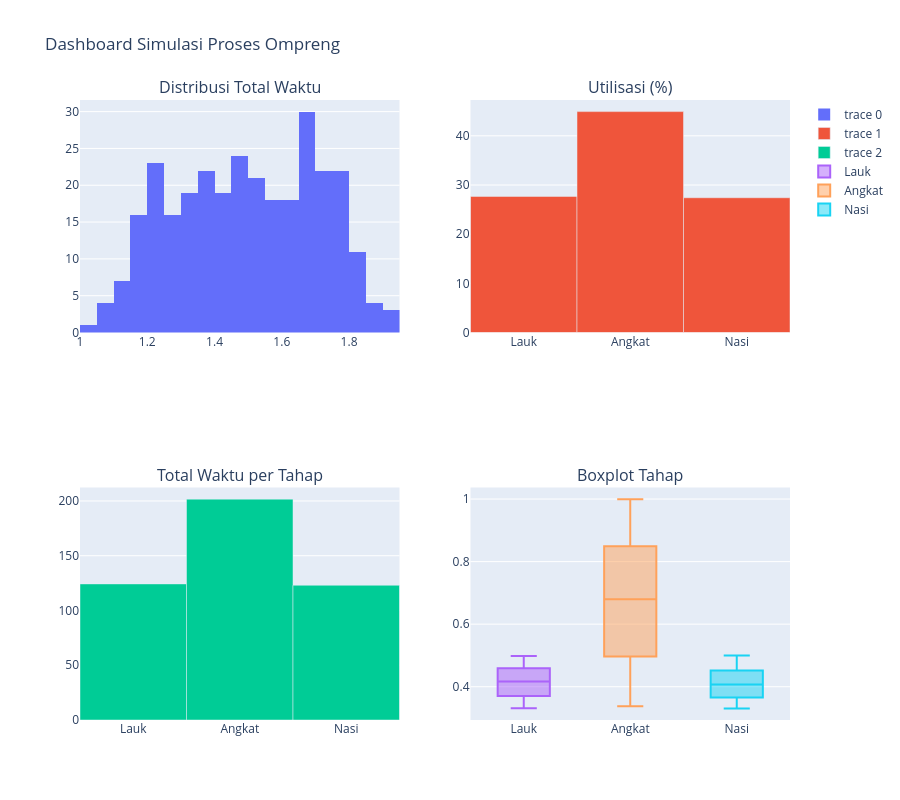

Notebook code for this chart:
### Code cell
# CELL 9 - Dashboard Gabungan

fig = make_subplots(
    rows=2, cols=2,
    subplot_titles=(
        "Distribusi Total Waktu",
        "Utilisasi (%)",
        "Total Waktu per Tahap",
        "Boxplot Tahap"
    )
)

# Histogram
fig.add_trace(
    go.Histogram(x=df["total_waktu"]),
    row=1, col=1
)

# Utilisasi
fig.add_trace(
    go.Bar(x=["Lauk", "Angkat", "Nasi"],
           y=[util_lauk, util_angkat, util_nasi]),
    row=1, col=2
)

# Total Tahap
fig.add_trace(
    go.Bar(x=["Lauk", "Angkat", "Nasi"],
           y=[total_lauk, total_angkat, total_nasi]),
    row=2, col=1
)

# Boxplot
fig.add_trace(go.Box(y=df["lauk"], name="Lauk"), row=2, col=2)
fig.add_trace(go.Box(y=df["angkat"], name="Angkat"), row=2, col=2)
fig.add_trace(go.Box(y=df["nasi"], name="Nasi"), row=2, col=2)

fig.update_layout(
    height=800,
    title_text="Dashboard Simulasi Proses Ompreng"
)

fig.show()

### Figure 1 — Plotly figure (JSON) as saved in the notebook; plotly's stock layout.template omitted (floating-point values rounded to 4 significant figures; data arrays with more than 128 entries replaced by an {"elided": "..."} marker saying what was removed)
{"data": [{"type": "histogram", "x": {"elided": "300 float values"}, "xaxis": "x", "yaxis": "y"}, {"type": "bar", "x": ["Lauk", "Angkat", "Nasi"], "xaxis": "x2", "y": [27.68, 44.92, 27.4], "yaxis": "y2"}, {"type": "bar", "x": ["Lauk", "Angkat", "Nasi"], "xaxis": "x3", "y": [124.3, 201.7, 123.0], "yaxis": "y3"}, {"name": "Lauk", "type": "box", "xaxis": "x4", "y": {"elided": "300 float values"}, "yaxis": "y4"}, {"name": "Angkat", "type": "box", "xaxis": "x4", "y": {"elided": "300 float values"}, "yaxis": "y4"}, {"name": "Nasi", "type": "box", "xaxis": "x4", "y": {"elided": "300 float values"}, "yaxis": "y4"}], "layout": {"annotations": [{"font": {"size": 16}, "showarrow": false, "text": "Distribusi Total Waktu", "x": 0.225, "xanchor": "center", "xref": "paper", "y": 1, "yanchor": "bottom", "yref": "paper"}, {"font": {"size": 16}, "showarrow": false, "text": "Utilisasi (%)", "x": 0.775, "xanchor": "center", "xref": "paper", "y": 1, "yanchor": "bottom", "yref": "paper"}, {"font": {"size": 16}, "showarrow": false, "text": "Total Waktu per Tahap", "x": 0.225, "xanchor": "center", "xref": "paper", "y": 0.375, "yanchor": "bottom", "yref": "paper"}, {"font": {"size": 16}, "showarrow": false, "text": "Boxplot Tahap", "x": 0.775, "xanchor": "center", "xref": "paper", "y": 0.375, "yanchor": "bottom", "yref": "paper"}], "height": 800, "title": {"text": "Dashboard Simulasi Proses Ompreng"}, "xaxis": {"anchor": "y", "domain": [0, 0.45]}, "xaxis2": {"anchor": "y2", "domain": [0.55, 1]}, "xaxis3": {"anchor": "y3", "domain": [0, 0.45]}, "xaxis4": {"anchor": "y4", "domain": [0.55, 1]}, "yaxis": {"anchor": "x", "domain": [0.625, 1]}, "yaxis2": {"anchor": "x2", "domain": [0.625, 1]}, "yaxis3": {"anchor": "x3", "domain": [0, 0.375]}, "yaxis4": {"anchor": "x4", "domain": [0, 0.375]}}}
